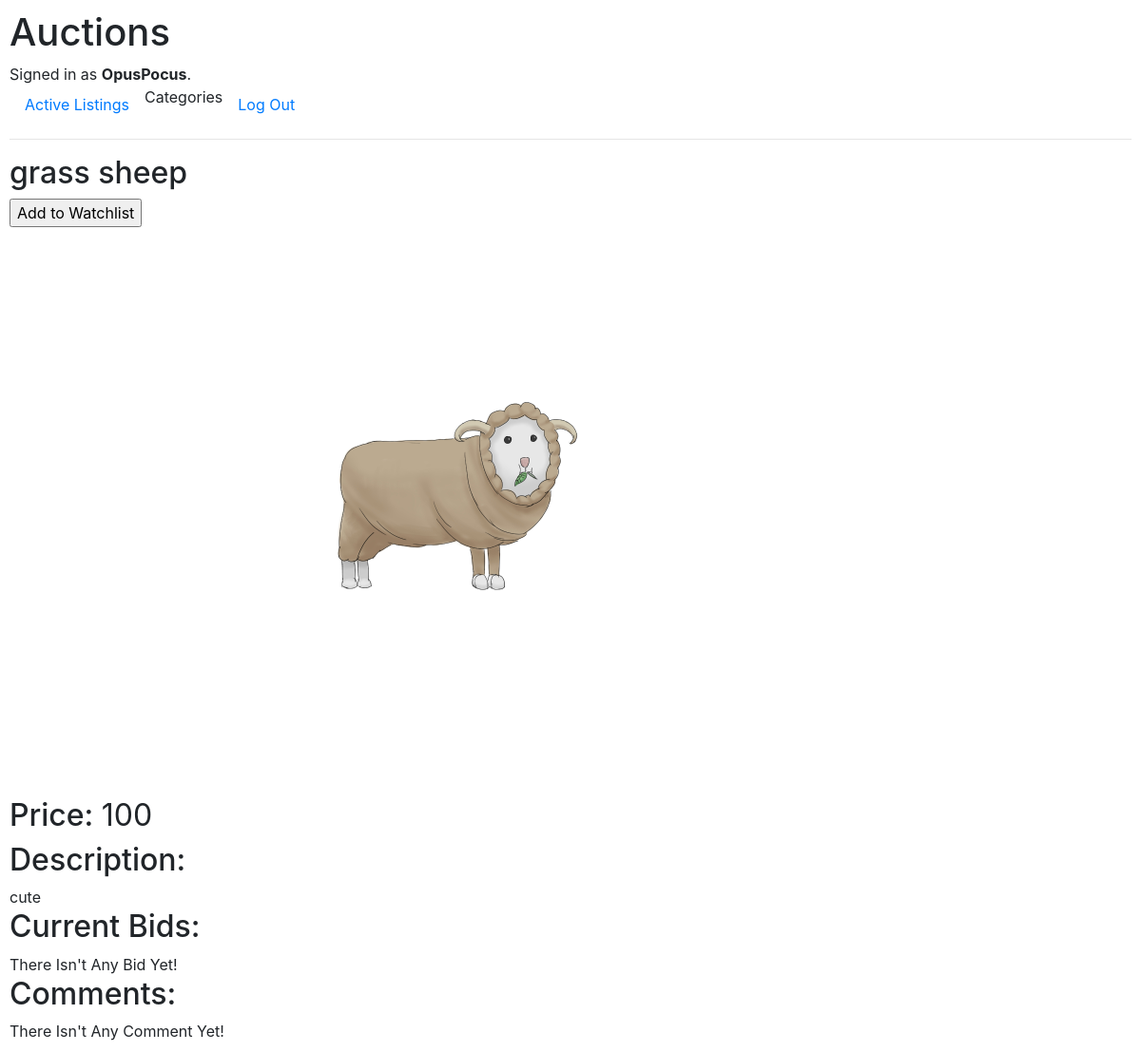
Page /item/19 (signed in) on the committed database.
### auctions/models.py (models this page shows, shortened)
class User(AbstractUser):
    pass

class AuctionList(models.Model):
    title = models.CharField(max_length=64)
    image = models.ImageField(upload_to="items")
    description = models.CharField(max_length=128)
    type = models.CharField(max_length=16)
    starting_bid = models.IntegerField()
    owner = models.ForeignKey(User, on_delete=models.CASCADE, related_name="my_selling_items")
    is_closed = models.BooleanField(default=False)

### auctions/views.py (the view)
# urls.py: path("item/<str:item_id>", views.listing, name="listing"),
def listing(request, item_id):
    item = AuctionList.objects.get(pk=item_id)
    user = request.user
    bids = item.bids.order_by('-price').values()
    if not bids:
        price = item.starting_bid
    else:
        price = bids.first().price
    user = None
    if request.user.is_authenticated:
        user=request.user
    return render(request, "auctions/item.html", {
        "item":item,
        "bids":bids,
        "user":user,
        "price":price,
    })

### auctions/templates/auctions/item.html (shortened to what this page needs)
{% extends "auctions/layout.html" %}
{% block body %}
    <h2>{{ item.title }}</h2>
    <form action="{% url 'add_to_watchlist' %}" method="post">
        <input type="submit" value="Add to Watchlist">
    </form>
    <img src="{{ item.image.url }}", width="800">
    <h2>
        Price:
        <span class="not_bold">
            {{ price }}
        </span>
    </h2>
    <h2>
        Description:
    </h2>
    {{ item.description }}
    <h2>
        Current Bids:
    </h2>
    {% if bids %}
        <ul>
            {% for bid in bids %}
                <li>
                    {{ bid }}
                </li>
            {% endfor %}
        </ul>
    {% else %}
        There Isn't Any Bid Yet!
    {% endif %}
    <h2>
        Comments:
    </h2>
    {% if comments %}
        <ul>
            {% for comment in comments %}
                <li>
                    {{ comment }}
                </li>
            {% endfor %}
        </ul>
    {% else %}
        There Isn't Any Comment Yet!
    {% endif %}
{% endblock %}

### auctions/templates/auctions/layout.html (shortened to what this page needs)
{% load static %}
<!DOCTYPE html>
<html lang="en">
    <head>
        <link rel="stylesheet" href="https://stackpath.bootstrapcdn.com/bootstrap/4.4.1/css/bootstrap.min.css">
        <link href="{% static 'auctions/styles.css' %}" rel="stylesheet">
    </head>
    <body>
        <h1>Auctions</h1>
        <div>
            {% if user.is_authenticated %}
                Signed in as <strong>{{ user.username }}</strong>.
            {% else %}
                Not signed in.
            {% endif %}
        </div>
        <ul class="nav">
            <li class="nav-item">
                <a class="nav-link" href="{% url 'index' %}">Active Listings</a>
            </li>
            <li>
                Categories
            </li>
            {% if user.is_authenticated %}
                <li class="nav-item">
                    <a class="nav-link" href="{% url 'logout' %}">Log Out</a>
                </li>
            {% endif %}
        </ul>
        <hr>
        {% block body %}
        {% endblock %}
    </body>
</html>

### auctions/static/auctions/styles.css (style rules this page uses)
body { padding: 10px; }
.not_bold { font-weight: normal; }

### rows in the picture
User: username "OpusPocus"
AuctionList: title "grass sheep", image (picture), description "cute"

### other values in the picture
{{ price }} "100"
